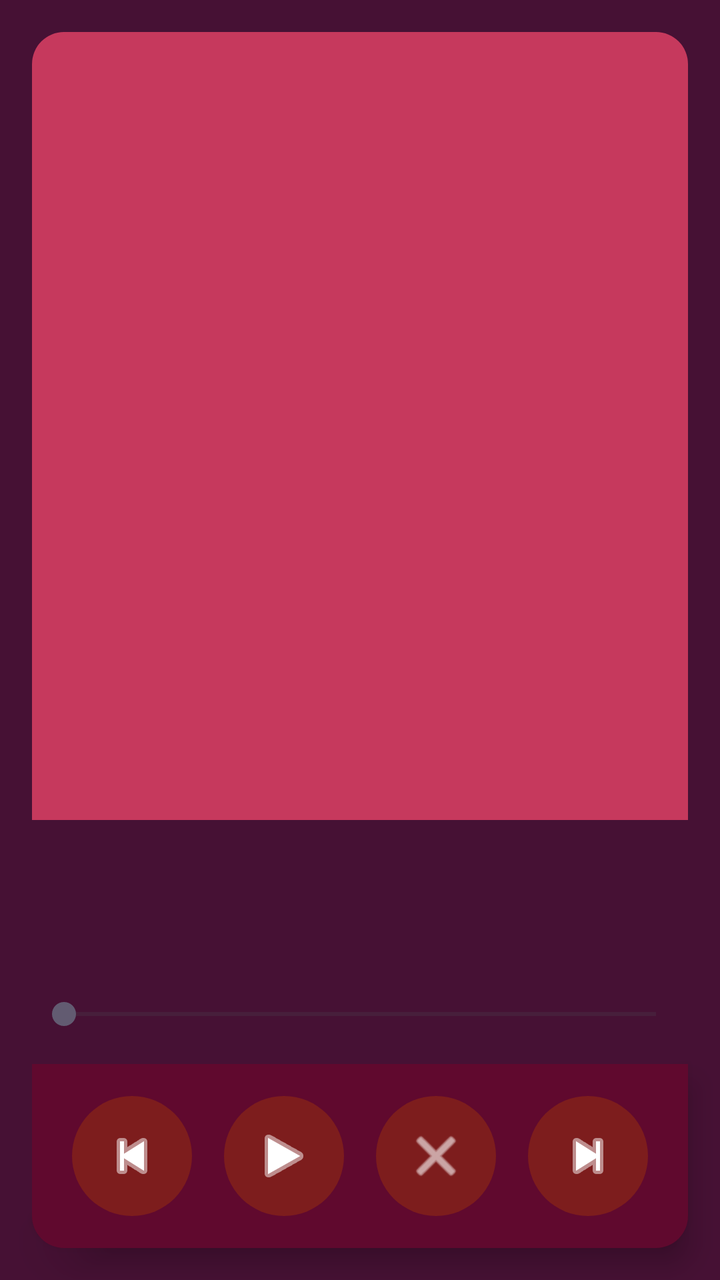
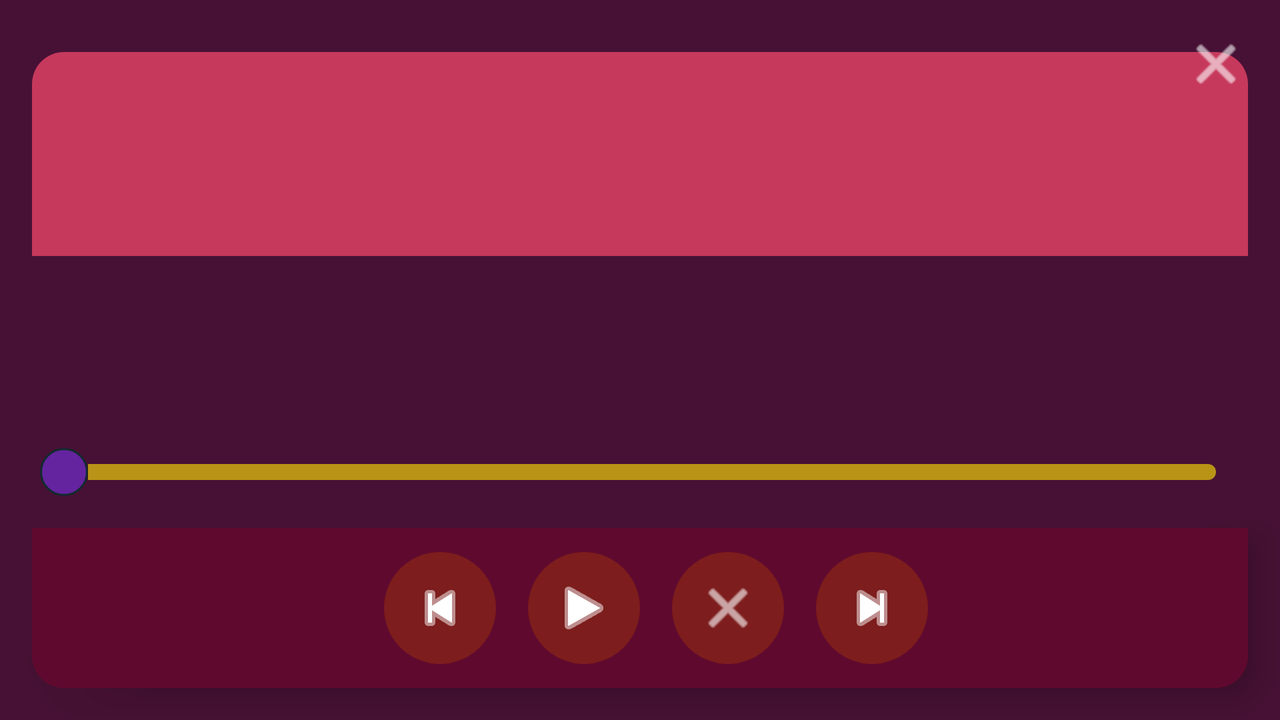

The same Android screen from two of the app's own layout files: first res/layout/ as a phone draws it, then the repository's variant for another configuration, drawn on a device whose configuration selects that folder. Both files follow.
<!-- AndroidManifest.xml: application theme Theme.Angelic_music -->
<!-- res/layout/activity_main.xml -->
<?xml version="1.0" encoding="utf-8"?>
<androidx.constraintlayout.widget.ConstraintLayout xmlns:android="http://schemas.android.com/apk/res/android"
    xmlns:app="http://schemas.android.com/apk/res-auto"
    xmlns:tools="http://schemas.android.com/tools"
    android:id="@+id/main"
    android:layout_width="match_parent"
    android:layout_height="match_parent"
    android:background="#461134"
    tools:context=".MainActivity">

    <ListView
        android:id="@+id/listView_tracks"
        android:layout_width="0dp"
        android:layout_height="0dp"
        android:layout_marginStart="16dp"
        android:layout_marginTop="16dp"
        android:layout_marginEnd="16dp"
        android:background="@drawable/listview_rounded_top"
        android:divider="@android:color/darker_gray"
        android:dividerHeight="1dp"
        android:scrollbars="vertical"
        app:layout_constraintBottom_toTopOf="@+id/track_info"
        app:layout_constraintEnd_toEndOf="parent"
        app:layout_constraintStart_toStartOf="parent"
        app:layout_constraintTop_toTopOf="parent" />

    <LinearLayout
        android:id="@+id/linearLayout"
        android:layout_width="0dp"
        android:layout_height="wrap_content"
        android:layout_marginStart="16dp"
        android:layout_marginEnd="16dp"
        android:layout_marginBottom="16dp"
        android:background="@drawable/button_rounded_botton"
        android:elevation="8dp"
        android:gravity="center"
        android:orientation="horizontal"
        android:padding="8dp"
        app:layout_constraintBottom_toBottomOf="parent"
        app:layout_constraintEnd_toEndOf="parent"
        app:layout_constraintStart_toStartOf="parent"
        app:layout_constraintTop_toBottomOf="@+id/seekBar2">


        <ImageButton
            android:id="@+id/imageButton_trackPrev"
            android:layout_width="60dp"
            android:layout_height="60dp"
            android:layout_margin="8dp"
            android:background="@drawable/button_rounded"
            android:contentDescription="@string/track_prev"
            android:scaleType="centerInside"
            app:srcCompat="@android:drawable/ic_media_previous"
            app:tint="#FFFFFF" />

        <ImageButton
            android:id="@+id/imageButton_music_play"
            android:layout_width="60dp"
            android:layout_height="60dp"
            android:layout_margin="8dp"
            android:background="@drawable/button_rounded"
            android:contentDescription="@string/button_play"
            android:scaleType="centerInside"
            app:srcCompat="@android:drawable/ic_media_play"
            app:tint="#FFFFFF" />

        <ImageButton
            android:id="@+id/imageButton_music"
            android:layout_width="60dp"
            android:layout_height="60dp"
            android:layout_margin="8dp"
            android:background="@drawable/button_rounded"
            android:contentDescription="@string/button_stop"
            android:scaleType="centerInside"
            app:srcCompat="@android:drawable/ic_menu_close_clear_cancel"
            app:tint="#FFFFFF" />












        <ImageButton
            android:id="@+id/imageButton_track_next"
            android:layout_width="60dp"
            android:layout_height="60dp"
            android:layout_margin="8dp"
            android:contentDescription="@string/track_next"
            android:background="@drawable/button_rounded"
            android:scaleType="centerInside"
            app:tint="#FFFFFF"
            app:srcCompat="@android:drawable/ic_media_next" />

    </LinearLayout>

    <SeekBar
        android:id="@+id/seekBar2"
        android:layout_width="0dp"
        android:layout_height="wrap_content"
        android:layout_marginStart="16dp"
        android:layout_marginEnd="16dp"
        android:layout_marginBottom="16dp"
        app:layout_constraintBottom_toTopOf="@+id/linearLayout"
        app:layout_constraintEnd_toEndOf="parent"
        app:layout_constraintStart_toStartOf="parent"
        app:layout_constraintTop_toBottomOf="@+id/track_info" />

    <androidx.constraintlayout.widget.ConstraintLayout
        android:id="@+id/track_info"
        android:layout_width="0dp"
        android:layout_height="88dp"
        android:layout_marginStart="16dp"
        android:layout_marginEnd="16dp"
        android:importantForAutofill="no"
        app:layout_constraintBottom_toTopOf="@+id/seekBar2"
        app:layout_constraintEnd_toEndOf="parent"
        app:layout_constraintStart_toStartOf="parent"
        app:layout_constraintTop_toBottomOf="@+id/listView_tracks">

        <TextView
            android:id="@+id/textView_name_track"
            android:layout_width="341dp"
            android:layout_height="20dp"
            android:layout_marginStart="24dp"
            android:layout_marginTop="16dp"
            android:layout_marginEnd="24dp"
            android:ellipsize="marquee"
            android:focusable="true"
            android:focusableInTouchMode="true"
            android:scrollHorizontally="true"
            android:singleLine="true"
            android:text="@string/track_info"
            app:layout_constraintEnd_toEndOf="parent"
            app:layout_constraintStart_toStartOf="parent"
            app:layout_constraintTop_toTopOf="parent" />

        <TextView
            android:id="@+id/editTextTime"
            android:layout_width="60dp"
            android:layout_height="24dp"
            android:layout_marginStart="24dp"
            android:layout_marginTop="8dp"
            android:layout_marginBottom="8dp"
            android:ems="10"
            android:hint="@string/time_now"
            android:importantForAutofill="no"
            android:inputType="time"
            android:textAlignment="center"
            android:textSize="16sp"
            app:layout_constraintBottom_toBottomOf="parent"
            app:layout_constraintStart_toStartOf="parent"
            app:layout_constraintTop_toBottomOf="@+id/textView_name_track"
            tools:ignore="TextViewEdits" />

        <TextView
            android:id="@+id/editTextTime_fullTime"
            android:layout_width="60dp"
            android:layout_height="24dp"
            android:layout_marginTop="8dp"
            android:layout_marginEnd="24dp"
            android:layout_marginBottom="8dp"
            android:ems="10"
            android:hint="@string/time_full"
            android:inputType="time"
            android:textAlignment="center"
            android:textSize="16sp"
            app:layout_constraintBottom_toBottomOf="parent"
            app:layout_constraintEnd_toEndOf="parent"
            app:layout_constraintTop_toBottomOf="@+id/textView_name_track"
            tools:ignore="TextViewEdits" />
    </androidx.constraintlayout.widget.ConstraintLayout>
</androidx.constraintlayout.widget.ConstraintLayout>
<!-- resources referenced by this layout -->
<resources>
  <!-- drawable button_rounded (drawable) -->
  <?xml version="1.0" encoding="utf-8"?>
  <shape xmlns:android="http://schemas.android.com/apk/res/android"
      android:shape="oval">
      <solid android:color="#7D1D1D" />
      <size android:width="60dp" android:height="60dp" />
  </shape>
  <!-- drawable button_rounded_botton (drawable) -->
  <?xml version="1.0" encoding="utf-8"?>
  <shape xmlns:android="http://schemas.android.com/apk/res/android"
      android:shape="rectangle">
      <solid android:color="#60092E" />
      <corners
          android:topLeftRadius="0dp"
          android:topRightRadius="0dp"
          android:bottomLeftRadius="16dp"
          android:bottomRightRadius="16dp" />
  </shape>
  <!-- drawable listview_rounded_top (drawable) -->
  <?xml version="1.0" encoding="utf-8"?>
  <shape xmlns:android="http://schemas.android.com/apk/res/android"
      android:shape="rectangle">
      <solid android:color="#C6395D" />
      <corners
          android:topLeftRadius="16dp"
          android:topRightRadius="16dp"
          android:bottomLeftRadius="0dp"
          android:bottomRightRadius="0dp" />
  </shape>
  <string name="button_play">Воспроизвести</string>
  <string name="button_stop">Остановить</string>
  <string name="time_full" />
  <string name="time_now" />
  <string name="track_info" />
  <string name="track_next">следующий</string>
  <string name="track_prev">предыдущий</string>
  <style name="Theme.Angelic_music" parent="Base.Theme.Angelic_music" />
  <style name="Base.Theme.Angelic_music" parent="Theme.Material3.DayNight.NoActionBar">
          
          
      </style>
</resources>
<!-- res/layout-land/activity_main.xml (the repository's variant of the layout above) -->
<!-- drawn on the phone turned sideways -->
<?xml version="1.0" encoding="utf-8"?>
<androidx.constraintlayout.widget.ConstraintLayout xmlns:android="http://schemas.android.com/apk/res/android"
    xmlns:app="http://schemas.android.com/apk/res-auto"
    xmlns:tools="http://schemas.android.com/tools"
    android:id="@+id/main"
    android:layout_width="match_parent"
    android:layout_height="match_parent"
    android:background="#461134"
    android:backgroundTintMode="screen"
    android:hapticFeedbackEnabled="false"
    tools:context=".MainActivity"
    tools:ignore="VisualLintBounds">

    <androidx.constraintlayout.widget.Guideline
        android:id="@+id/guideline_top"
        android:layout_width="wrap_content"
        android:layout_height="wrap_content"
        android:orientation="horizontal"
        app:layout_constraintGuide_percent="0.05" />

    <ListView
        android:id="@+id/listView_tracks"
        android:layout_width="0dp"
        android:layout_height="0dp"
        android:layout_marginStart="@dimen/list_margin_horizontal"
        android:layout_marginTop="@dimen/list_margin_top"
        android:layout_marginEnd="@dimen/list_margin_horizontal"
        android:layout_marginBottom="@dimen/list_margin_bottom"
        android:background="@drawable/listview_rounded_top"
        android:divider="@android:color/darker_gray"
        android:dividerHeight="1dp"
        android:scrollbars="vertical"
        android:maxHeight="@dimen/max_list_height"
        app:layout_constraintBottom_toTopOf="@+id/track_info"
        app:layout_constraintEnd_toEndOf="parent"
        app:layout_constraintStart_toStartOf="parent"
        app:layout_constraintTop_toBottomOf="@+id/guideline_top"
        app:layout_constraintVertical_bias="0.0" />

    <androidx.constraintlayout.widget.ConstraintLayout
        android:id="@+id/linearLayout"
        android:layout_width="0dp"
        android:layout_height="wrap_content"
        android:layout_marginStart="@dimen/player_margin_horizontal"
        android:layout_marginEnd="@dimen/player_margin_horizontal"
        android:layout_marginBottom="@dimen/player_margin_bottom"
        android:background="@drawable/button_rounded_botton"
        android:elevation="@dimen/player_elevation"
        android:paddingVertical="@dimen/player_padding_vertical"
        android:paddingHorizontal="@dimen/player_padding_horizontal"
        app:layout_constraintBottom_toBottomOf="parent"
        app:layout_constraintEnd_toEndOf="parent"
        app:layout_constraintStart_toStartOf="parent"
        app:layout_constraintTop_toBottomOf="@+id/seekBar2"
        app:layout_constraintHorizontal_bias="0.5">


        <ImageButton
            android:id="@+id/imageButton_trackPrev"
            android:layout_width="@dimen/player_button_size"
            android:layout_height="@dimen/player_button_size"
            android:layout_marginStart="@dimen/button_margin"
            android:background="@drawable/button_rounded"
            android:contentDescription="@string/track_prev"
            android:scaleType="centerInside"
            app:layout_constraintBottom_toBottomOf="parent"
            app:layout_constraintEnd_toStartOf="@+id/imageButton_play_pause"
            app:layout_constraintHorizontal_bias="0.5"
            app:layout_constraintHorizontal_chainStyle="packed"
            app:layout_constraintStart_toStartOf="parent"
            app:layout_constraintTop_toTopOf="parent"
            app:srcCompat="@android:drawable/ic_media_previous"
            app:tint="#FFFFFF" />

        <ImageButton
            android:id="@+id/imageButton_play_pause"
            android:layout_width="@dimen/player_button_size"
            android:layout_height="@dimen/player_button_size"
            android:layout_marginStart="@dimen/button_margin"
            android:background="@drawable/button_rounded"
            android:contentDescription="@string/button_play"
            android:scaleType="centerInside"
            app:layout_constraintBottom_toBottomOf="parent"
            app:layout_constraintEnd_toStartOf="@+id/imageButton_music"
            app:layout_constraintStart_toEndOf="@+id/imageButton_trackPrev"
            app:layout_constraintTop_toTopOf="parent"
            app:srcCompat="@android:drawable/ic_media_play"
            app:tint="#FFFFFF" />

        <ImageButton
            android:id="@+id/imageButton_music"
            android:layout_width="@dimen/player_button_size"
            android:layout_height="@dimen/player_button_size"
            android:layout_marginStart="@dimen/button_margin"
            android:background="@drawable/button_rounded"
            android:contentDescription="@string/button_stop"
            android:scaleType="centerInside"
            app:layout_constraintBottom_toBottomOf="parent"
            app:layout_constraintEnd_toStartOf="@+id/imageButton_track_next"
            app:layout_constraintStart_toEndOf="@+id/imageButton_play_pause"
            app:layout_constraintTop_toTopOf="parent"
            app:srcCompat="@android:drawable/ic_menu_close_clear_cancel"
            app:tint="#FFFFFF" />

        <ImageButton
            android:id="@+id/imageButton_track_next"
            android:layout_width="@dimen/player_button_size"
            android:layout_height="@dimen/player_button_size"
            android:layout_marginStart="@dimen/button_margin"
            android:background="@drawable/button_rounded"
            android:contentDescription="@string/track_next"
            android:scaleType="centerInside"
            app:layout_constraintBottom_toBottomOf="parent"
            app:layout_constraintEnd_toEndOf="parent"
            app:layout_constraintStart_toEndOf="@+id/imageButton_music"
            app:layout_constraintTop_toTopOf="parent"
            app:srcCompat="@android:drawable/ic_media_next"
            app:tint="#FFFFFF" />

    </androidx.constraintlayout.widget.ConstraintLayout>

    <SeekBar
        android:id="@+id/seekBar2"
        android:layout_width="0dp"
        android:minHeight="6dp"
        android:maxHeight="8dp"
        android:layout_height="wrap_content"
        android:layout_marginHorizontal="@dimen/seekbar_margin_horizontal"
        android:layout_marginStart="@dimen/list_margin_horizontal"
        android:layout_marginEnd="@dimen/list_margin_horizontal"
        android:layout_marginBottom="@dimen/seekbar_margin_bottom"
        android:progressDrawable="@drawable/custom_seekbar_progress"
        android:thumb="@drawable/custom_seekbar_thumb"
        app:layout_constraintBottom_toTopOf="@+id/linearLayout"
        app:layout_constraintEnd_toEndOf="parent"
        app:layout_constraintHorizontal_bias="1.0"
        app:layout_constraintStart_toStartOf="parent"
        app:layout_constraintTop_toBottomOf="@+id/track_info" />

    <androidx.constraintlayout.widget.ConstraintLayout
        android:id="@+id/track_info"
        android:layout_width="0dp"
        android:layout_height="88dp"
        android:layout_marginStart="24dp"
        android:layout_marginEnd="24dp"
        android:importantForAutofill="no"
        app:layout_constraintBottom_toTopOf="@+id/seekBar2"
        app:layout_constraintEnd_toEndOf="parent"
        app:layout_constraintStart_toStartOf="parent"
        app:layout_constraintTop_toBottomOf="@+id/listView_tracks">

        <TextView
            android:id="@+id/textView_name_track"
            android:layout_width="341dp"
            android:layout_height="20dp"
            android:layout_marginStart="24dp"
            android:layout_marginTop="16dp"
            android:layout_marginEnd="24dp"
            android:contentDescription="@string/name_track"
            android:ellipsize="marquee"
            android:focusable="true"
            android:focusableInTouchMode="true"
            android:scrollHorizontally="true"
            android:singleLine="true"
            android:text="@string/track_info"
            app:layout_constraintEnd_toEndOf="parent"
            app:layout_constraintStart_toStartOf="parent"
            app:layout_constraintTop_toTopOf="parent" />

        <TextView
            android:id="@+id/editTextTime"
            android:layout_width="60dp"
            android:layout_height="24dp"
            android:layout_marginStart="24dp"
            android:layout_marginTop="8dp"
            android:layout_marginBottom="8dp"
            android:ems="10"
            android:hint="@string/time_now"
            android:importantForAutofill="no"
            android:inputType="time"
            android:textAlignment="center"
            android:textSize="16sp"
            app:layout_constraintBottom_toBottomOf="parent"
            app:layout_constraintStart_toStartOf="parent"
            app:layout_constraintTop_toBottomOf="@+id/textView_name_track"
            tools:ignore="TextViewEdits" />

        <TextView
            android:id="@+id/editTextTime_fullTime"
            android:layout_width="60dp"
            android:layout_height="24dp"
            android:layout_marginTop="8dp"
            android:layout_marginEnd="24dp"
            android:layout_marginBottom="8dp"
            android:ems="10"
            android:hint="@string/time_full"
            android:inputType="time"
            android:textAlignment="center"
            android:textSize="16sp"
            app:layout_constraintBottom_toBottomOf="parent"
            app:layout_constraintEnd_toEndOf="parent"
            app:layout_constraintTop_toBottomOf="@+id/textView_name_track"
            tools:ignore="TextViewEdits" />
    </androidx.constraintlayout.widget.ConstraintLayout>

    <ImageButton
        android:id="@+id/imageButton_closeApp"
        android:layout_width="32dp"
        android:layout_height="32dp"
        android:layout_marginTop="16dp"
        android:layout_marginEnd="16dp"
        android:background="?attr/selectableItemBackgroundBorderless"
        android:backgroundTint="#00BCD4"
        app:layout_constraintTop_toTopOf="parent"
        app:layout_constraintEnd_toEndOf="parent"
        app:srcCompat="@android:drawable/ic_menu_close_clear_cancel"
        app:tint="#FFFFFF" />

</androidx.constraintlayout.widget.ConstraintLayout>
<!-- resources referenced by the variant -->
<!-- as the phone turned sideways resolves them -->
<resources>
  <dimen name="button_margin">16dp</dimen>
  <dimen name="list_margin_bottom">8dp</dimen>
  <dimen name="list_margin_horizontal">16dp</dimen>
  <dimen name="list_margin_top">8dp</dimen>
  <dimen name="max_list_height">600dp</dimen>
  <dimen name="player_button_size">56dp</dimen>
  <dimen name="player_elevation">8dp</dimen>
  <dimen name="player_margin_bottom">16dp</dimen>
  <dimen name="player_margin_horizontal">16dp</dimen>
  <dimen name="player_padding_horizontal">8dp</dimen>
  <dimen name="player_padding_vertical">12dp</dimen>
  <dimen name="seekbar_margin_bottom">16dp</dimen>
  <dimen name="seekbar_margin_horizontal">16dp</dimen>
  <!-- drawable button_rounded (drawable) -->
  <?xml version="1.0" encoding="utf-8"?>
  <shape xmlns:android="http://schemas.android.com/apk/res/android"
      android:shape="oval">
      <solid android:color="#7D1D1D" />
      <size android:width="60dp" android:height="60dp" />
  </shape>
  <!-- drawable button_rounded_botton (drawable) -->
  <?xml version="1.0" encoding="utf-8"?>
  <shape xmlns:android="http://schemas.android.com/apk/res/android"
      android:shape="rectangle">
      <solid android:color="#60092E" />
      <corners
          android:topLeftRadius="0dp"
          android:topRightRadius="0dp"
          android:bottomLeftRadius="16dp"
          android:bottomRightRadius="16dp" />
  </shape>
  <!-- drawable custom_seekbar_progress (drawable) -->
  <?xml version="1.0" encoding="utf-8"?>
  <layer-list xmlns:android="http://schemas.android.com/apk/res/android">
  
      
      <item android:id="@android:id/background">
          <shape>
              <solid android:color="#B99316" />           
              <corners android:radius="8dp" />
          </shape>
      </item>
  
      
      <item android:id="@android:id/progress">
          <clip>
              <shape>
                  <solid android:color="#53896A" />         
                  <corners android:radius="8dp" />
              </shape>
          </clip>
      </item>
  
      
      <item android:id="@android:id/secondaryProgress">
          <clip>
              <shape>
                  <solid android:color="#80FFFFFF" />     
                  <corners android:radius="8dp" />
              </shape>
          </clip>
      </item>
  
  </layer-list>
  <!-- drawable custom_seekbar_thumb (drawable) -->
  <?xml version="1.0" encoding="utf-8"?>
  <shape xmlns:android="http://schemas.android.com/apk/res/android"
      android:shape="oval">
  
      <solid android:color="#64249F" />                  
      <stroke
          android:width="1dp"
          android:color="#132A2F" />                     
  
      <size
          android:width="24dp"
          android:height="24dp" />
  
      
      <padding
          android:left="4dp"
          android:top="4dp"
          android:right="4dp"
          android:bottom="4dp" />
  
  
  </shape>
  <!-- drawable listview_rounded_top (drawable) -->
  <?xml version="1.0" encoding="utf-8"?>
  <shape xmlns:android="http://schemas.android.com/apk/res/android"
      android:shape="rectangle">
      <solid android:color="#C6395D" />
      <corners
          android:topLeftRadius="16dp"
          android:topRightRadius="16dp"
          android:bottomLeftRadius="0dp"
          android:bottomRightRadius="0dp" />
  </shape>
  <string name="button_play">Воспроизвести</string>
  <string name="button_stop">Остановить</string>
  <string name="name_track" />
  <string name="time_full" />
  <string name="time_now" />
  <string name="track_info" />
  <string name="track_next">следующий</string>
  <string name="track_prev">предыдущий</string>
  <style name="Theme.Angelic_music" parent="Base.Theme.Angelic_music" />
  <style name="Base.Theme.Angelic_music" parent="Theme.Material3.DayNight.NoActionBar">
          
          
      </style>
</resources>
